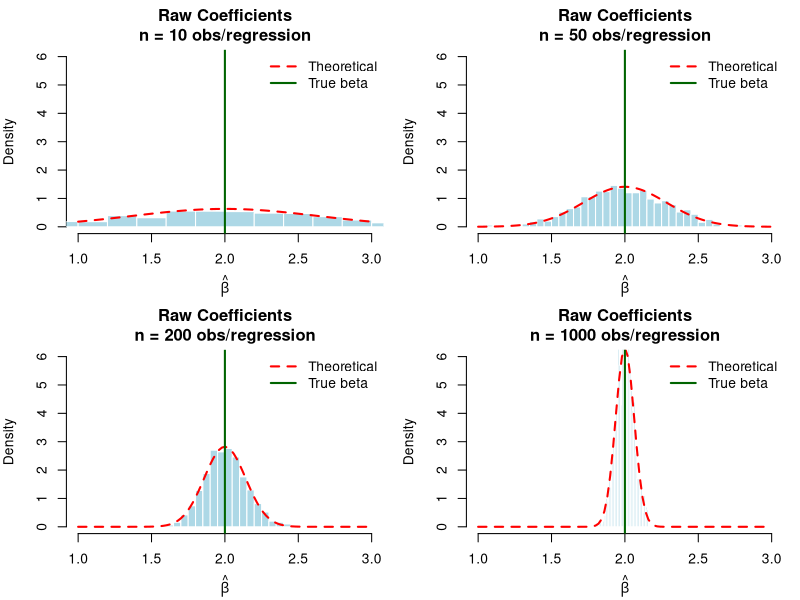

Source code (R):
# Monte Carlo OLS - Raw coefficients (without standardization)
set.seed(123)

# True parameters
true_beta <- 2
n_sim <- 1000  # Number of Monte Carlo simulations
sample_sizes <- c(10, 50, 200, 1000)  # Observations per regression

# Create plot layout
par(mfrow = c(2, 2), mar = c(4, 4, 3, 1))

for (n_obs in sample_sizes) {
  # Store OLS estimates
  beta_hats <- numeric(n_sim)
  
  for (i in 1:n_sim) {
    # Generate data: y = 2*x + error
    x <- rnorm(n_obs)
    error <- runif(n_obs, -sqrt(12), sqrt(12))  # Uniform with mean 0, variance 4
    y <- true_beta * x + error
    
    # Run OLS regression
    model <- lm(y ~ x )  
    beta_hats[i] <- coef(model)["x"]
  }
  
  # Plot histogram of raw coefficient estimates
  hist(beta_hats, breaks = 30, freq = FALSE, 
       main = paste("Raw Coefficients\nn =", n_obs, "obs/regression"),
       xlab = expression(hat(beta)),
       xlim = c(true_beta - 1, true_beta + 1),
       ylim = c(0, 6),
       col = "lightblue", border = "white")
  
  # Add theoretical sampling distribution
  theoretical_se <- 2 / sqrt(n_obs)  # SD(error)/sqrt(SSX) ≈ 2/sqrt(n_obs)
  curve(dnorm(x, mean = true_beta, sd = theoretical_se), 
        add = TRUE, 
        col = "red", lwd = 2, lty = 2)
  
  # Add vertical line at true parameter
  abline(v = true_beta, col = "darkgreen", lwd = 2)
  
  # Add legend
  legend("topright", 
         legend = c("Theoretical", "True beta"),
         col = c("red", "darkgreen"), lty = c(2, 1), lwd = 2, bty = "n")
}

# Reset plot parameters
par(mfrow = c(1, 1))
